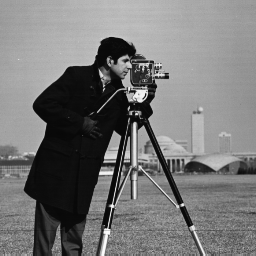
#> input picture trabalhos/Imagens/Fig0222(b)(cameraman).tif, 256 x 256 px, found by its file name
$ python calculo_grafico_a.py
#> lines starting #> are read from the running program, lines starting #| are printed output that depends on the picture
import cv2
import numpy as np
import matplotlib.pyplot as plt

def calc_hist(img):
    hst = np.zeros(256, dtype=int)
    m, n = img.shape
    for i in range(m):
        for j in range(n):
            hst[img[i, j]] += 1 # contabiliza os pixels
    return hst

def plot_hist(hst, tit):
    ints = np.arange(256)
    plt.bar(ints, hst, width=1.0)
    plt.title(tit)
    plt.xlabel("Intens")
    plt.ylabel("Freq")

def qualizacao_img(img):
    hst = calc_hist(img)
    cdf = np.zeros(256, dtype=float) #erro se int
    total_px = img.shape[0] * img.shape[1]

    cdf[0] = hst[0]
    for i in range(1, 256):
        cdf[i] = cdf[i - 1] + hst[i] # frequência atual do histograma + valor acumulado anterior.
    cdf_min = None
    for val in cdf:
        if val > 0:
            if cdf_min is None or val < cdf_min:
                cdf_min = val


    cdf_norm = np.round(((cdf - cdf_min) / (total_px - cdf_min)) * 255).astype(np.uint8)
    eq = cdf_norm[img]
    return eq

img1 = cv2.imread('Fig0222(b)(cameraman).tif', cv2.IMREAD_GRAYSCALE)
#> img1 is the input picture: shape (256, 256); min 7, max 253, mean 118.7
img2 = cv2.imread('pratica_2_1_2.png', cv2.IMREAD_GRAYSCALE)
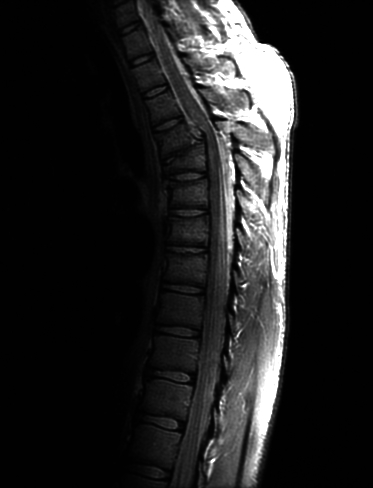
#> input picture trabalhos/lista01/exercicio04/pratica_2_1_2.png, 373 x 488 px
#> img2 is the input picture: shape (488, 373); min 0, max 255, mean 32.6

img1_eq = qualizacao_img(img1)
#> in qualizacao_img, `hst = calc_hist(img)`: hst = 256 values, max 1685 at index 14, min 0 at index 0, mean 256
#> after the loop in qualizacao_img, `for i in range(1, 256):`: cdf = 256 values from 0 to 65536
#> the loop in qualizacao_img, `for val in cdf:` made 256 passes
#> (val, cdf_min) on pass 8: (4, 4)
#> val on passes 2 to 7: 0, 0, 0, 0, 0, 0
#> after the loop in qualizacao_img, `for val in cdf:`: cdf_min = 4
#> in qualizacao_img, `cdf_norm = np.round(((cdf - cdf_min) / (total_px - cdf_min)) * 255).as..`: cdf_norm = 256 values from 0 to 255
#> in qualizacao_img, `eq = cdf_norm[img]`:
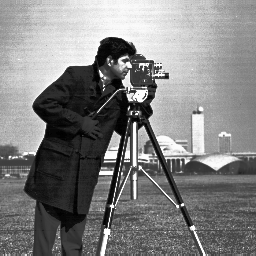
#> eq: shape (256, 256); min 0, max 255, mean 128.8
img2_eq = qualizacao_img(img2)
#> in qualizacao_img (call 2), `hst = calc_hist(img)`: hst = 256 values, max 102029 at index 1, min 1 at index 217, mean 711
#> after the loop in qualizacao_img (call 2), `for i in range(1, 256):`: cdf = 256 values from 2230 to 182024
#> the loop in qualizacao_img (call 2), `for val in cdf:` made 256 passes
#> (val, cdf_min) on pass 1: (2230, 2230)
#> val on passes 2 to 7: 104259, 107693, 110201, 111993, 113634, 115660
#> after the loop in qualizacao_img (call 2), `for val in cdf:`: cdf_min = 2230
#> in qualizacao_img (call 2), `eq = cdf_norm[img]`:
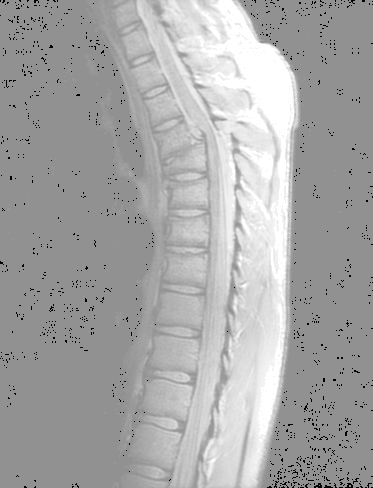
#> eq: shape (488, 373); min 0, max 255, mean 167.2

plt.figure(figsize=(12, 8))

plt.subplot(2, 2, 1)
plot_hist(calc_hist(img1), "Cam - Orig")

plt.subplot(2, 2, 2)
plot_hist(calc_hist(img1_eq), "Cam - Eq")

plt.subplot(2, 2, 3)
plot_hist(calc_hist(img2), "Prac - Orig")

plt.subplot(2, 2, 4)
plot_hist(calc_hist(img2_eq), "Prac - Eq")

plt.tight_layout()
plt.show()
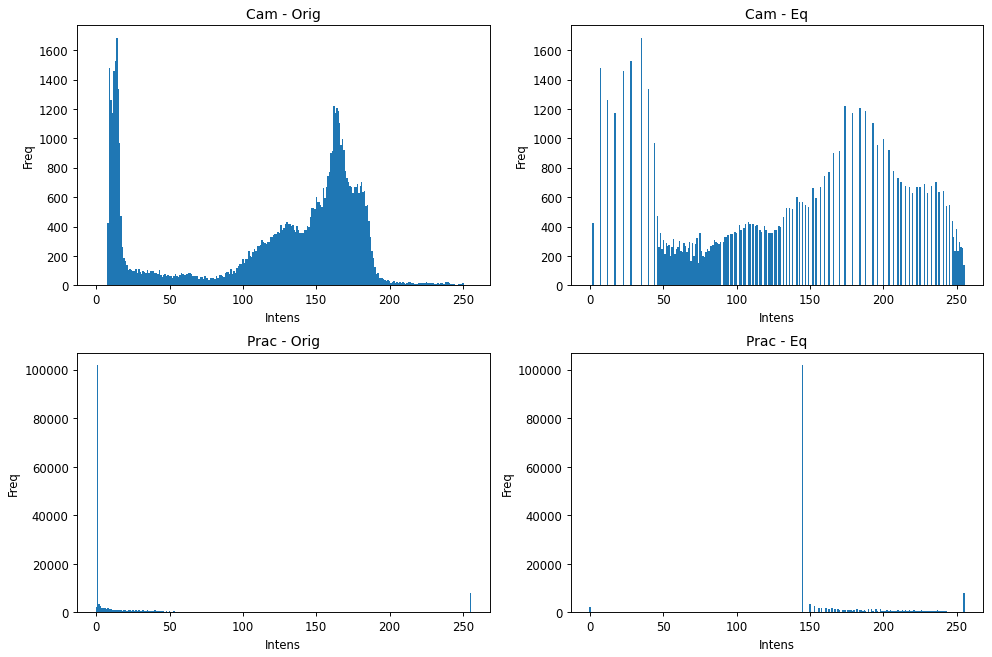
#> figure drawn by matplotlib, 4 panels; panel 1: tallest bar 1685 high, from x = 13.5 to 14.5; panel 2: tallest bar 1685 high, from x = 34.5 to 35.5; panel 3: tallest bar 102029 high, from x = 0.5 to 1.5; panel 4: tallest bar 102029 high, from x = 144.5 to 145.5

cv2.imwrite('equalizado_cam.tif', img1_eq)
cv2.imwrite('equalizado_prac.png', img2_eq)
